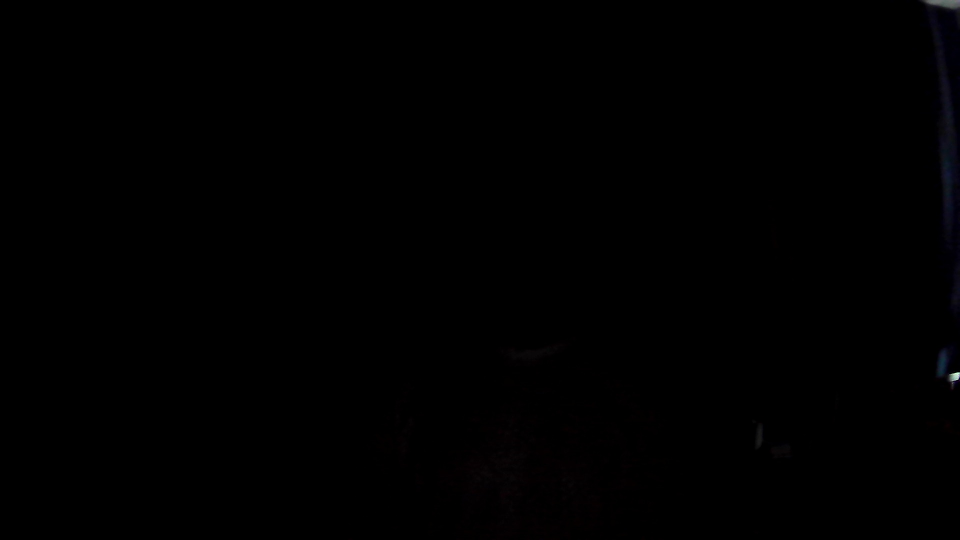
#> input picture face_detector_ssd/dark_img_opti/dark_img.jpg, 1920 x 1080 px, given in place of the camera (shown at 1/2 size)
$ jupyter execute image_optimization.ipynb   (shell and % lines are left out)   (older library calls are emulated)
#> lines starting #> are read from the running program, lines starting #| are printed output that depends on the picture
[cell 1]
import cv2
import numpy as np
import time
import matplotlib.pyplot as plt

[cell 2]
video = cv2.VideoCapture(0)

while True:
    #read image
    ret, img = video.read()
#> img is the input picture: shape (1080, 1920, 3); mean B, G, R 0.4, 0.2, 0.3

    #resize image
    img = cv2.resize(img, (400,300))
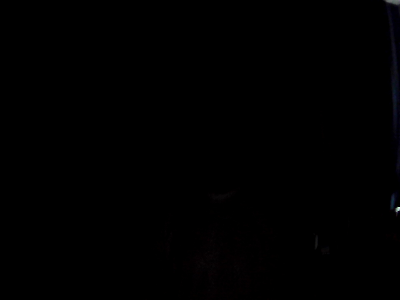
#> img: shape (300, 400, 3); mean B, G, R 0.4, 0.2, 0.3

    # normalize float versions
    norm_img1 = cv2.normalize(img, None, alpha=0, beta=1.2, norm_type=cv2.NORM_MINMAX, dtype=cv2.CV_32F)
    norm_img2 = cv2.normalize(img, None, alpha=0, beta=3, norm_type=cv2.NORM_MINMAX, dtype=cv2.CV_32F)

    # scale to uint8
    norm_img1 = (255*norm_img1).astype(np.uint8)
    norm_img2 = np.clip(norm_img2, 0, 1)
    norm_img2 = (255*norm_img2).astype(np.uint8)


    # display input and both output images
    cv2.imshow('original',img)
    cv2.imshow('contrast_stretch1',norm_img1)
    cv2.imshow('contrast_stretch2',norm_img2)

    key = cv2.waitKey(1) & 0xFF
#> (key q is pressed here)
    if key == ord("q"):
        break

video.release()
cv2.destroyAllWindows()

[cell 3]
img = cv2.imread("./Image2.png")
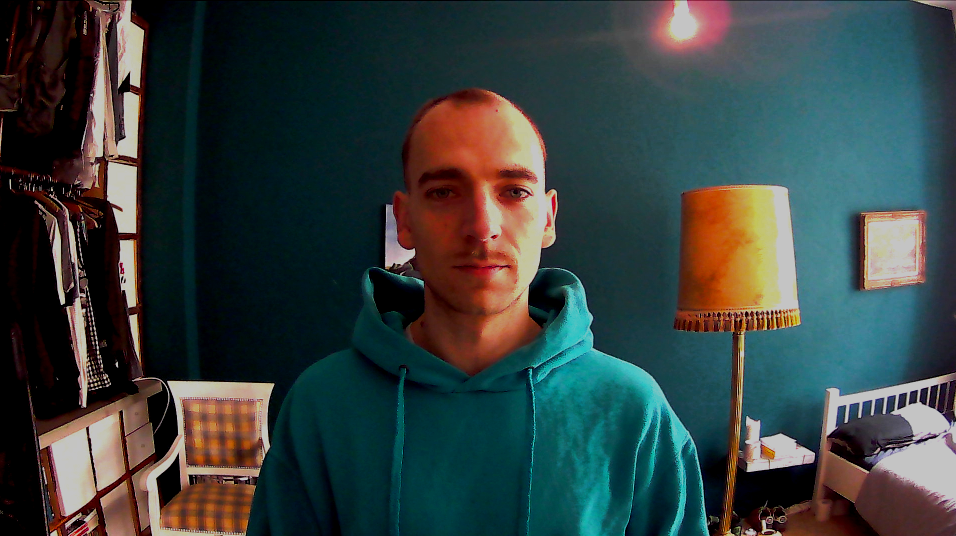
#> input picture face_detector_ssd/dark_img_opti/Image2.png, 956 x 536 px
#> img is the input picture: shape (536, 956, 3); mean B, G, R 63.8, 64.8, 53.3
img = cv2.cvtColor(img, cv2.COLOR_BGR2RGB)
plt.imshow(img);

[cell 4]
def adjust_gamma(image, gamma=1.0):

#> called with gamma = 2.5
   invGamma = 1.0 / gamma
   table = np.array([((i / 255.0) ** invGamma) * 255
      for i in np.arange(0, 256)]).astype("uint8")

   return cv2.LUT(image, table)
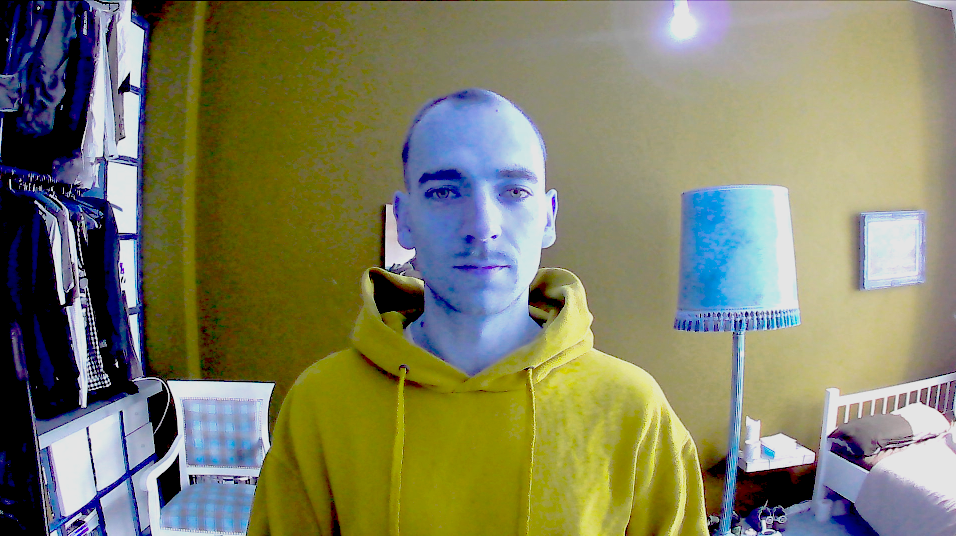
#> returned value: shape (536, 956, 3); mean of channels 0, 1, 2 99.2, 128.2, 127.6; drawn as B, G, R

gamma = 2.5                                   # change the value here to get different result
adjusted = adjust_gamma(img, gamma=gamma)

[cell 5]
plt.imshow(img)

[cell 6]
plt.imshow(adjusted)

[cell 7]
img_dark = cv2.imread("/Users/tobiasschulz/Documents/GitHub/mask-detector/face_detector_ssd/dark_img_opti/Image2.png")
hsv = cv2.cvtColor(img_dark, cv2.COLOR_BGR2HSV)
#> hsv: shape (536, 956, 3); mean H, S, V 70.8, 159.9, 80.4
h, s, v = cv2.split(hsv)
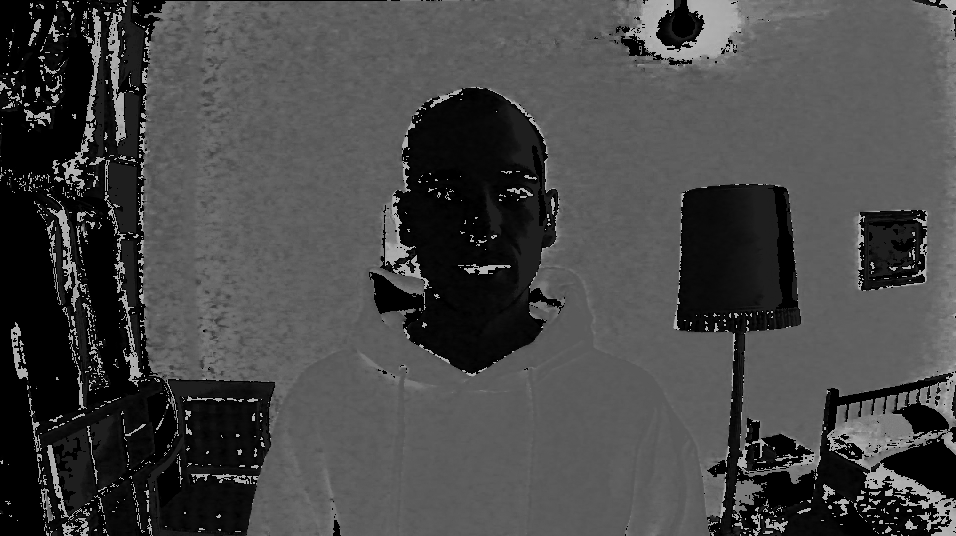
#> h: shape (536, 956); min 0, max 179, mean 70.8
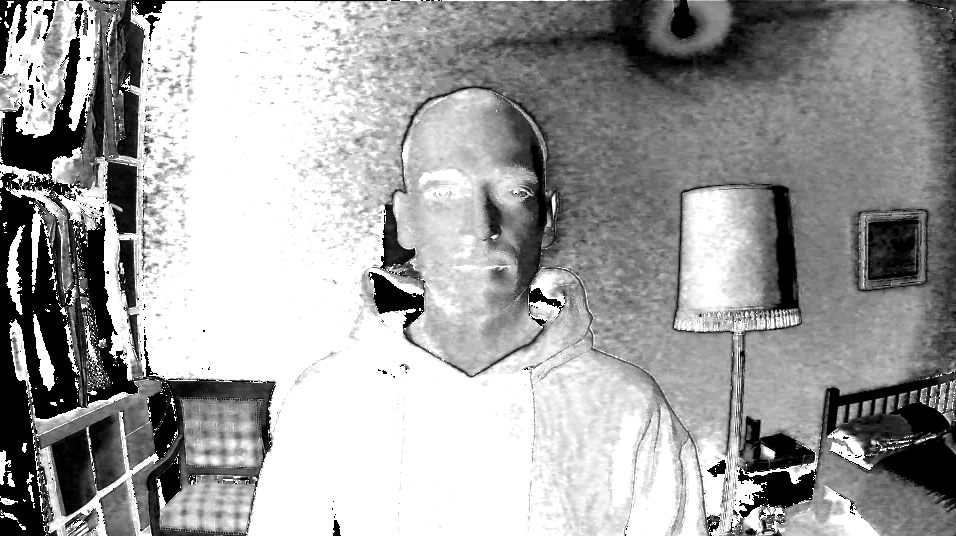
#> s: shape (536, 956); min 0, max 255, mean 159.9
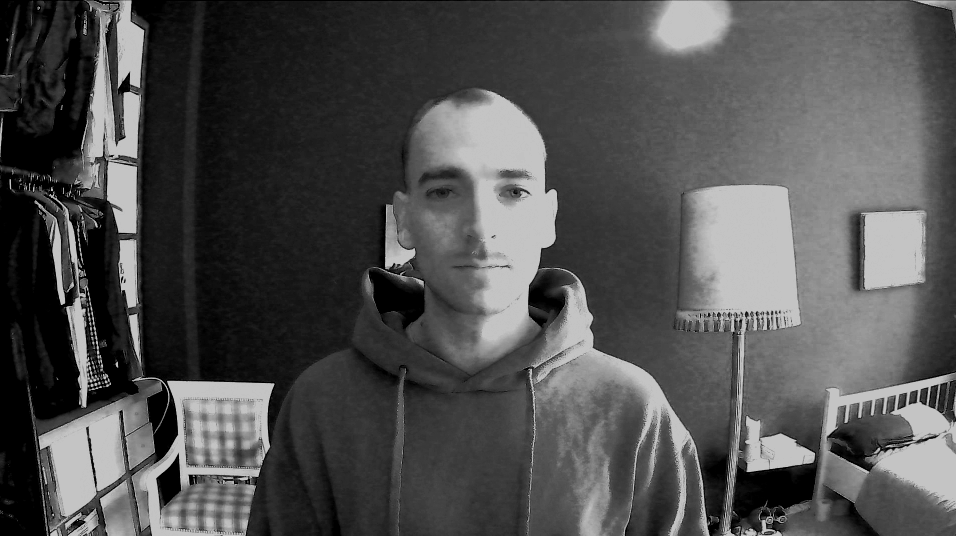
#> v: shape (536, 956); min 0, max 196, mean 80.4

[cell 8]
alpha = 1.5
beta = 100

[cell 9]
plt.imshow(s)

[cell 10]
plt.imshow(cv2.cvtColor(img_dark, cv2.COLOR_BGR2RGB))

[cell 11]
new_image = cv2.addWeighted(img_dark, alpha, np.zeros(img_dark.shape,
                                    img_dark.dtype), 0, beta)
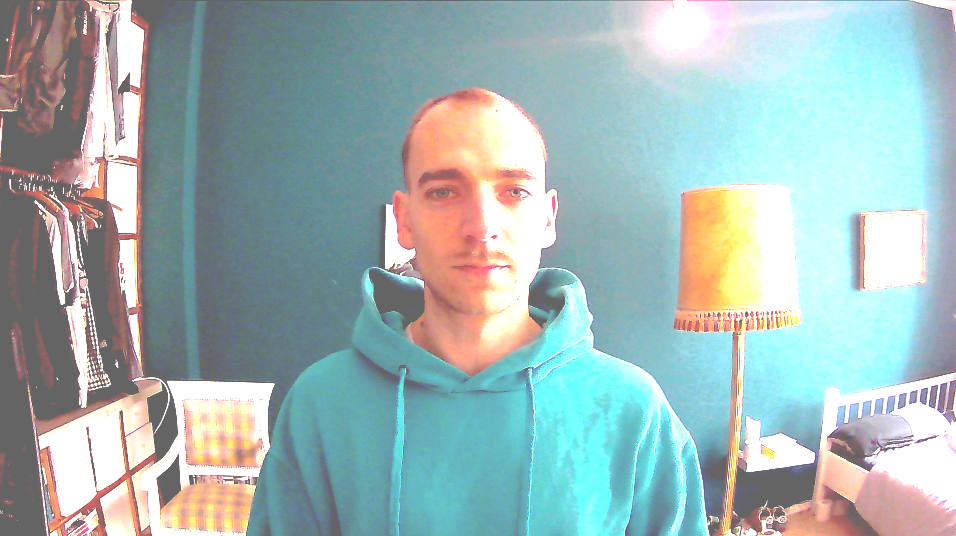
#> new_image: shape (536, 956, 3); mean B, G, R 181.6, 181.9, 160.5
plt.imshow(cv2.cvtColor(new_image, cv2.COLOR_BGR2RGB))
